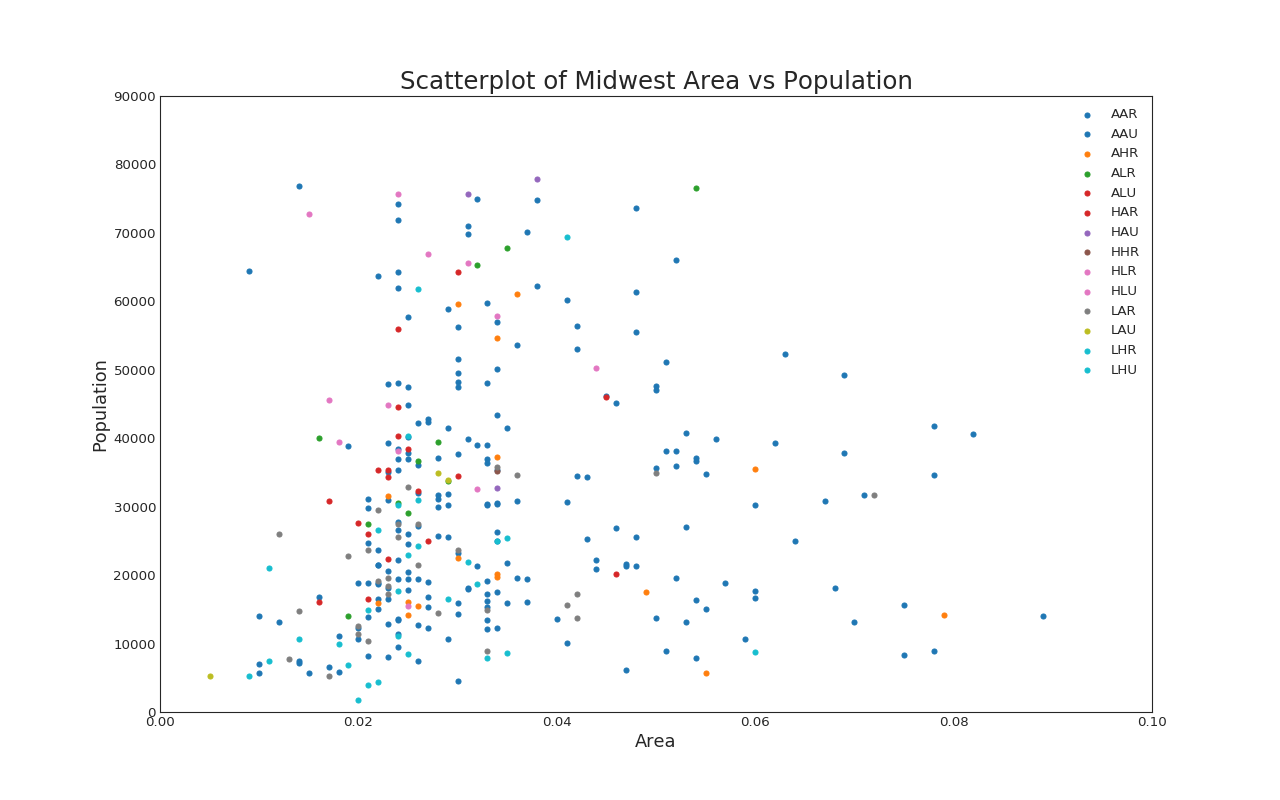

Reproduce this figure in Python.
# -*- coding: utf-8 -*-
'''
Created on 2019年1月13日
@author: agnostic

'''
import numpy as np
import pandas as pd
import matplotlib as mlp
import matplotlib.pyplot as plt
import seaborn as sns
import warnings; warnings.filterwarnings(action='once')
from scipy.interpolate.interpolate import spltopp
'''
散点图是用于研究两个变量之间关系的经典的和基本的图表。
如果数据中有多个组，则可能需要以不同颜色可视化每个组。
在 matplotlib 中，可以使用plt.scatterplot（）方便地执行此操作。
'''
large = 22; med = 16; small = 12
params = {'axes.titlesize': large,
          'legend.fontsize': med,
          'figure.figsize': (16, 10),
          'axes.labelsize': med,
          'axes.titlesize': med,
          'xtick.labelsize': med,
          'ytick.labelsize': med,
          'figure.titlesize': large}
plt.rcParams.update(params)
plt.style.use('seaborn-whitegrid')
sns.set_style("white")
# 导入数据集
midwest = pd.read_csv("https://raw.githubusercontent.com/selva86/datasets/master/midwest_filter.csv")

# 准备数据
# 创建和预测类别一样多的颜色
categories = np.unique(midwest['category'])
colors = [plt.cm.tab10(i/float(len(categories)-1)) for i in range(len(categories))]#


plt.figure(figsize=(16, 10), dpi= 80, facecolor='w', edgecolor='k')# 绘制整个图表
# plt.show()
for i, category in enumerate(categories):
    plt.scatter('area', 'poptotal', 
                data=midwest.loc[midwest.category==category, :], 
                s=20, c=colors[i], label=str(category))
# plt.show()
# 装饰，设置图例
plt.gca().set(xlim=(0.0, 0.1), ylim=(0, 90000),
              xlabel='Area', ylabel='Population')#通过plt.gca()获得当前的Axes对象ax
# plt.show()
plt.xticks(fontsize=12); plt.yticks(fontsize=12)
plt.title("Scatterplot of Midwest Area vs Population", fontsize=22)
plt.legend(fontsize=12)    
plt.show()    
